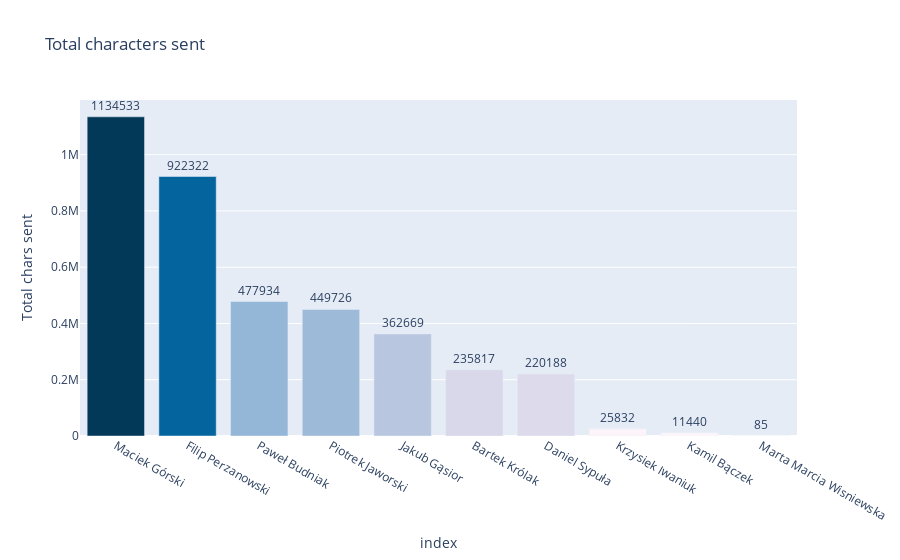

This figure's notebook cell:
### Code cell
col = 'Total chars sent'
df2 = msg_stats.sort_values(by = col, ascending = False)
f = px.bar(df2, y = col, x = df2.index, labels = {'x': 'Sender'}, color = col, text = col,
           title = 'Total characters sent', color_continuous_scale = px.colors.sequential.PuBu)
f.update_traces(textposition = 'outside')
f.update(layout_coloraxis_showscale=False)
f

### Figure 1 — Plotly figure (JSON) as saved in the notebook; plotly's stock layout.template omitted (floating-point values rounded to 4 significant figures)
{"data": [{"alignmentgroup": "True", "hovertemplate": "index=%{x}<br>Total chars sent=%{marker.color}<extra></extra>", "legendgroup": "", "marker": {"color": [1134533, 922322, 477934, 449726, 362669, 235817, 220188, 25832, 11440, 85], "coloraxis": "coloraxis", "pattern": {"shape": ""}}, "name": "", "offsetgroup": "", "orientation": "v", "showlegend": false, "text": [1135000.0, 922300.0, 477900.0, 449700.0, 362700.0, 235800.0, 220200.0, 25830.0, 11440.0, 85.0], "textposition": "outside", "x": ["Maciek Górski", "Filip Perzanowski", "Paweł Budniak", "Piotrek Jaworski", "Jakub Gąsior", "Bartek Królak", "Daniel Sypuła", "Krzysiek Iwaniuk", "Kamil Bączek", "Marta Marcia Wisniewska"], "xaxis": "x", "y": [1134533, 922322, 477934, 449726, 362669, 235817, 220188, 25832, 11440, 85], "yaxis": "y", "type": "bar"}], "layout": {"xaxis": {"anchor": "y", "domain": [0.0, 1.0], "title": {"text": "index"}}, "yaxis": {"anchor": "x", "domain": [0.0, 1.0], "title": {"text": "Total chars sent"}}, "coloraxis": {"colorbar": {"title": {"text": "Total chars sent"}}, "colorscale": [[0.0, "rgb(255,247,251)"], [0.125, "rgb(236,231,242)"], [0.25, "rgb(208,209,230)"], [0.375, "rgb(166,189,219)"], [0.5, "rgb(116,169,207)"], [0.625, "rgb(54,144,192)"], [0.75, "rgb(5,112,176)"], [0.875, "rgb(4,90,141)"], [1.0, "rgb(2,56,88)"]], "showscale": false}, "legend": {"tracegroupgap": 0}, "title": {"text": "Total characters sent"}, "barmode": "relative"}}
